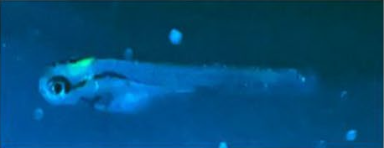
#> input picture zf_testimg.png, 384 x 148 px
$ python test_detectn.py
#> lines starting #> are read from the running program, lines starting #| are printed output that depends on the picture; after the words box and inside, x2 and y2 are one past the last pixel; in counts of white or black regions, pixels touching at a corner belong together
'''
> a code to test out the contour function on a image <
set up virtual environment with 'python3 -m venv zfpy_vir'
remember to RUN in dedicated terminal in order to access the cv2 library in the virtual environment
made chaanges to findCountours --> using RETR_tree instead
this algorithm is called Otsu's binarization
'''
import cv2
import numpy as np
import serial

# Code to load an image called 'zf_testimg'
image = cv2.imread('zf_testimg.png')
#> image is the input picture: shape (148, 384, 3); mean B, G, R 119.6, 75.8, 2

# Convert the image to grayscale
gray_image = cv2.cvtColor(image, cv2.COLOR_BGR2GRAY)
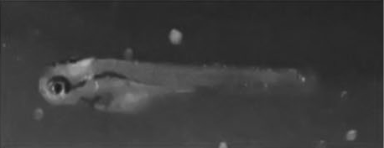
#> gray_image: shape (148, 384); min 25, max 177, mean 58.7

# Noise reduction
_, threshold_image = cv2.threshold(gray_image, 127, 255, cv2.THRESH_BINARY)
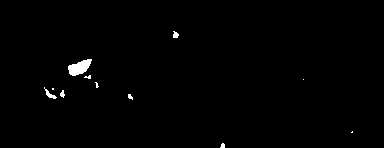
#> threshold_image: shape (148, 384); 0.76% white; 11 white regions (6 under 20 px), largest, box (x1, y1, x2, y2) and area: (68, 59, 92, 76) 248, (44, 87, 57, 99) 50, (173, 31, 179, 38) 31, (60, 90, 65, 98) 25, (128, 94, 133, 100) 20
blurred_image = cv2.GaussianBlur(gray_image, (5, 5), 0)
_, adaptive_threshold_image = cv2.threshold(blurred_image, 0, 255, cv2.THRESH_BINARY + cv2.THRESH_OTSU)
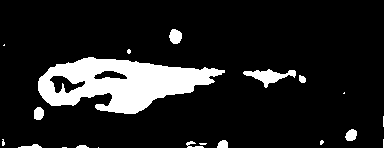
#> adaptive_threshold_image: shape (148, 384); 12.5% white; 20 white regions (10 under 20 px)

# Find contours in the noise-reduced image
contours, _ = cv2.findContours(adaptive_threshold_image, cv2.RETR_TREE, cv2.CHAIN_APPROX_SIMPLE)
#> contours = 22 contours, 11 with area under 20; largest, box (x1, y1, x2, y2) and area: (38, 57, 225, 114) 6202, (243, 69, 296, 88) 361, (49, 75, 86, 94) 354, (93, 70, 128, 80) 207, (169, 29, 182, 44) 130

# Find the largest contour in the list of contours
largest_contour = max(contours, key=cv2.contourArea)
#> largest_contour = contour of 175 points, box (x1, y1, x2, y2) (38, 57, 225, 114), area 6202

# Draw contours and bounding rectangle on the original image
cv2.drawContours(image, largest_contour, -1, (0, 255, 0), 2)
x, y, w, h = cv2.boundingRect(largest_contour)
#> x = 38; y = 57; w = 187; h = 57
cv2.rectangle(image, (x, y), (x+w, y+h), (255, 0, 0), 2)
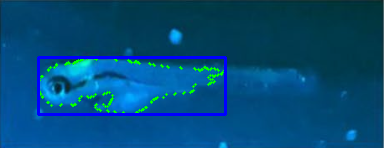
#> image: shape (148, 384, 3); mean B, G, R 121.2, 75.5, 2

''' # Discard smaller objects and do not annotate the smaller objects in the image
for contour in contours:
    if cv2.contourArea(contour) < cv2.contourArea(largest_contour):
        cv2.drawContours(image, [contour], -1, (0, 0, 0), cv2.FILLED)
'''

## Detect fluo
## Ideally this only happens when it recognizes a 'valid' zebrafish

# Convert array to grayscale
gray = cv2.cvtColor(image, cv2.COLOR_BGR2GRAY)
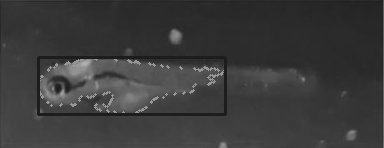
#> gray: shape (148, 384); min 25, max 177, mean 58.7

# Apply thresholding to detect fluorescence
_, binary = cv2.threshold(gray, 50, 255, cv2.THRESH_BINARY)
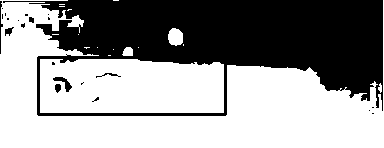
#> binary: shape (148, 384); 58.8% white; 22 black regions (15 under 20 px), largest, box (x1, y1, x2, y2) and area: (3, 0, 383, 116) 23042, (53, 77, 72, 92) 103, (0, 1, 3, 54) 64

# Calculate the percentage of pixels that are fluorescent
fluorescent_pixels = np.count_nonzero(binary)
#> fluorescent_pixels = 33402
total_pixels = image.shape[0] * image.shape[1]
#> total_pixels = 56832
fluorescence_level = (fluorescent_pixels / total_pixels) * 100
#> fluorescence_level = 58.77

# Display the original image with contours
# imshow with the title of the window being the fluorescent level
cv2.imshow('Fluorescent Level: {:.2f}%'.format(fluorescence_level), image)
cv2.waitKey(0)
cv2.destroyAllWindows()
